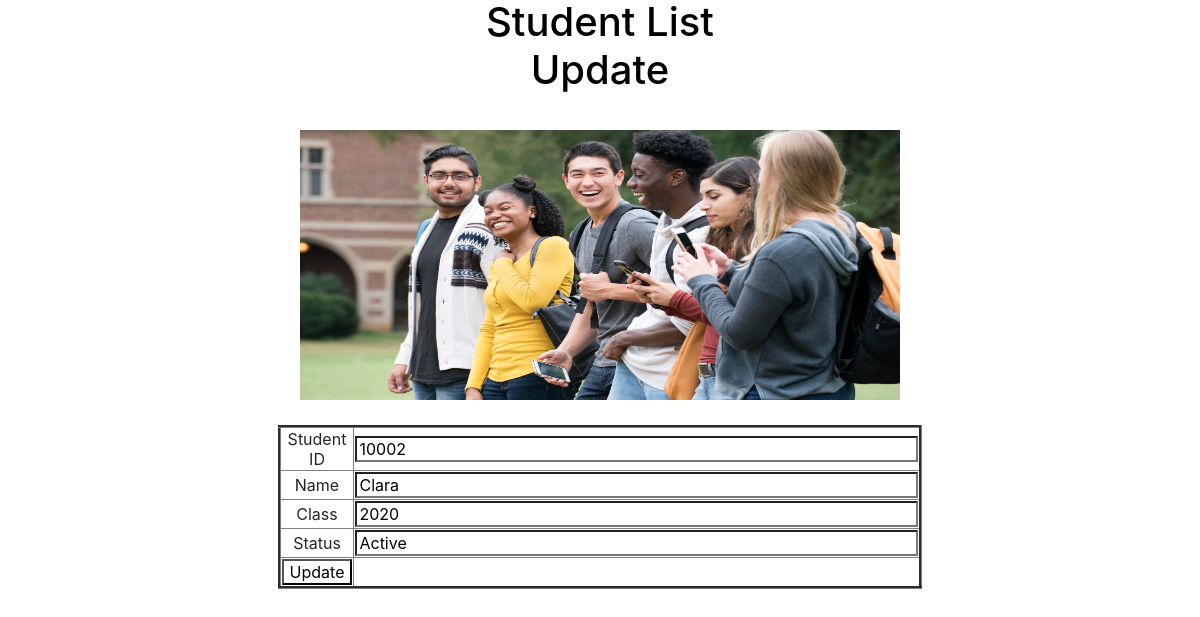
/Listedit.php?e=10002, run on the app's committed database.
### tables this page shows
CREATE TABLE `student_list` (
  `id` int(20) NOT NULL,
  `name` varchar(255) NOT NULL,
  `class` int(10) NOT NULL,
  `status` varchar(50) NOT NULL
);

### App/Controller/C_MVCTaskController.php (called while the page is built, shortened)
<?php
include_once("App/Model/M_MVCTaskModel.php");
class C_MVCTask {
    public function __construct(){
        $this->model = new M_MVCTask();
    }
    }

### App/Model/M_MVCTaskModel.php (called while the page is built, shortened)
<?php
require "App/Connection.php";
class M_MVCTask {
private $connect;
function __construct(){
$this->connect = new Connection();
}
function execute($query){
return mysqli_query($this->connect->ConnectTo(),$query);
}
function Catch($var){
return mysqli_fetch_array($var);
}
}
?>

### App/Connection.php (called while the page is built)
<?php
class Connection{
    public function __construct()
    {
        $this->mysqli = new mysqli('localhost', 'root', '','MVCTask');
    }
    public function ConnectTo(){
        return $this->mysqli;
    }
}

### Listedit.php (the view, shortened to what this page needs)
<?php
require_once "App/Controller/C_MVCTaskController.php";
?>
<html>
<head>
        <link rel="stylesheet" href="css/bootstrap.min.css">
        <link href="../Style/edit.css" rel="stylesheet">
</head>
<body>
<div id="video-background">
  </div>
<div class = "container1">
<h1 class = "title">Student List Update</h1>
</div>
<img class = "EditImage" src="../Images/Student.jpeg" alt="">
<div class = "container2">
<div class = "mainEdit" >
<form action="" method="POST">
<table border ="3">
    <?php
     $Con = new C_MVCTask();
     $id = $_GET['e'];
     $D = "SELECT * FROM student_list WHERE id = $id";
     $DExecution = $Con->model->execute($D);
    $row = $Con->model->Catch($DExecution)?>
<tr align="center">
<td>Student ID</td>
<td><input class = "stdlist" type="text"name="id" value="<?=$row[0]?>" size="50" readonly
/>
</td>
</tr>
<tr align="center">
<td>Name</td>
<td><input class = "stdlist" type="text"name="name" value="<?=$row[1]?>" size="50"
required/></td>
</tr>
<tr align="center">
<td>Class</td>
<td><input class = "stdlist" type="text"name="class" value="<?=$row[2]?>" size="50"
required/></td>
</tr>
<tr align="center">
<td>Status</td>
<td><input class = "stdlist" type="text"name="status" value="<?=$row[3]?>" size="50"
required/></td>
</tr>
<tr align="center">
<td><input class = "stdlistx" type="submit" name="submit" value="Update"/></td>
</tr>
</table>
</form>
</div>
</div>
</body>
</html>

### Style/edit.css (style rules this page uses)
.MainEdit { display: flex; align-items: center; justify-content: center; }
.EditImage { display: flex; width: 600px; height: 300px; margin: auto; padding-bottom: 30px; }
.title { color: black; text-align: center; }
.stdlist, .stdlistx { background-color: transparent; }
.container1 { display: flex; align-items: center; justify-content: center; margin: 0 auto; background-color: rgb(255, 255, 255, 0.5); text-align: center; width: 300px; height: 100px; border-radius: 10px; margin-bottom: 30px; }
.container2 { display: flex; align-items: center; justify-content: center; margin: 0 auto; background-color: rgb(255, 255, 255, 0.5); text-align: center; width: 500px; height: 150px; border-radius: 10px; padding-top: 20px; }
#video-background { position: fixed; top: 0; right: 0; bottom: 0; left: 0; overflow: hidden; z-index: -100; }

### data on the page
student_list: id "10002", name "Clara", class "2020", status "Active"
